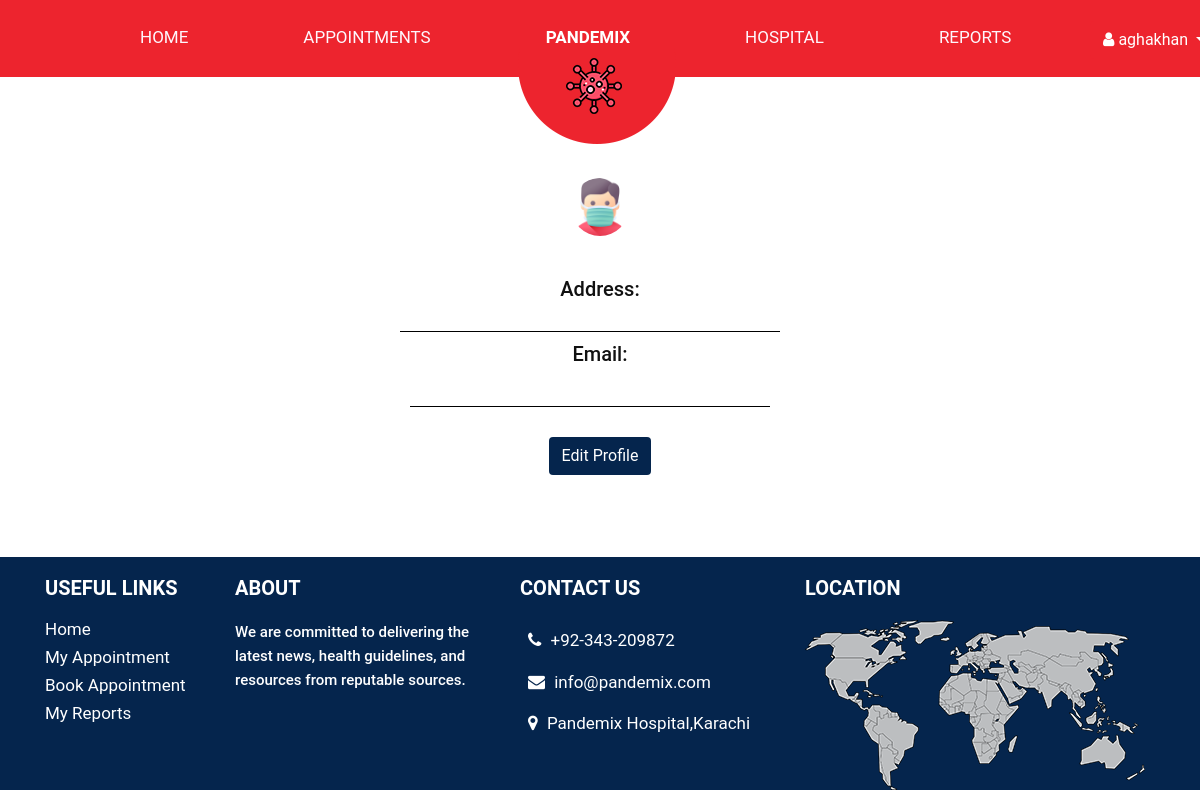
Page /patient/myprofile.php (signed in) on the earlier database version.
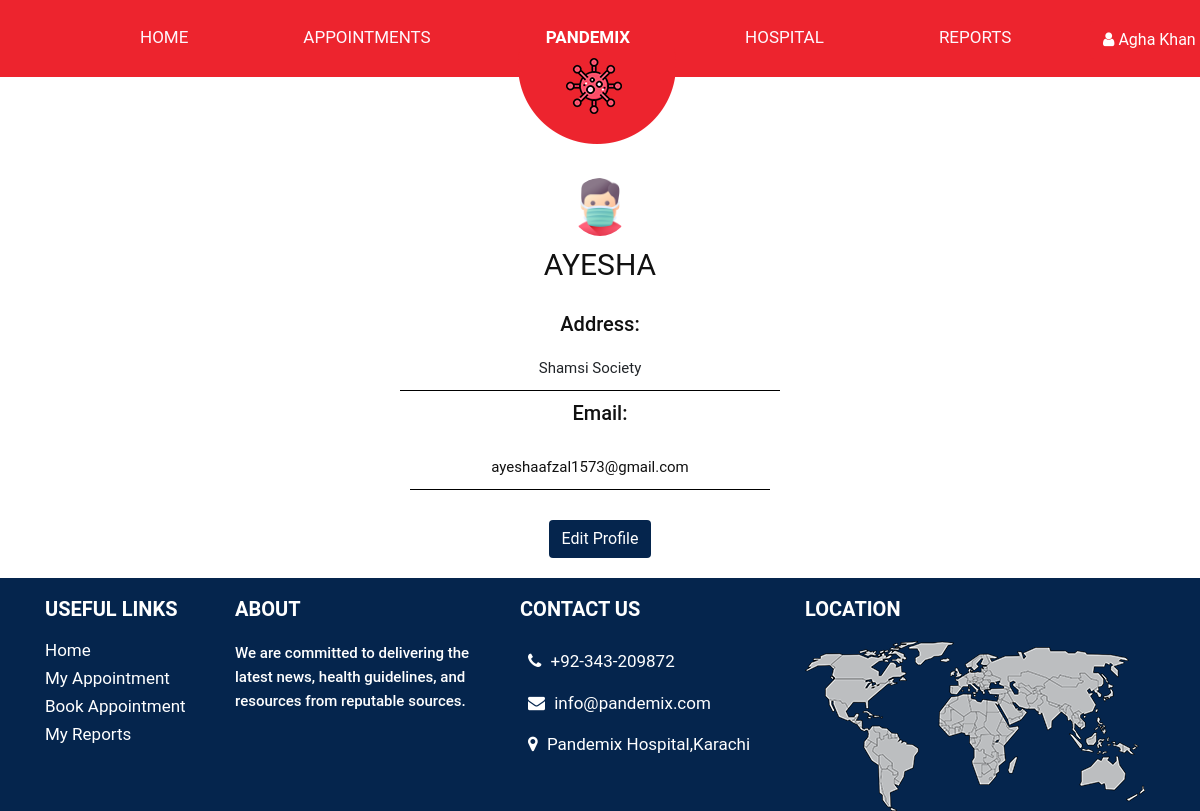
Same page on the later database version.
### tables this page shows
CREATE TABLE `patient` (
  `patient_id` int(11) NOT NULL,
  `patient_name` varchar(255) DEFAULT NULL,
  `address` varchar(255) DEFAULT NULL,
  `email` varchar(255) DEFAULT NULL,
  `password` varchar(255) DEFAULT NULL
);

### patient/myprofile.php (the view, shortened to what the changed rows need)
<?php
include("../connection.php");
?>
<!DOCTYPE html>
<html lang="en">
<head>
    <link rel="stylesheet" href="../css/bootstrap.min.css">
    <link rel="stylesheet" href="patient.css">
    <link rel="stylesheet" href="../css/responsive.css">
    <link rel="stylesheet" href="https://netdna.bootstrapcdn.com/font-awesome/4.0.3/css/font-awesome.css">
    <link rel="stylesheet" href="https://cdnjs.cloudflare.com/ajax/libs/fancybox/2.1.5/jquery.fancybox.min.css"
        media="screen">
    <link rel="stylesheet" href="https://rawgit.com/LeshikJanz/libraries/master/Bootstrap/baguetteBox.min.css">
</head>
<body class="main-layout">
    <header class="header-area">
        <div class="right">
            <button class="btn dropdown-toggle" data-toggle="dropdown" aria-haspopup="true" aria-expanded="false">
                <i class="fa fa-user" aria-hidden="true"></i>
                <?php echo $_SESSION['patient_name']; ?>
            </button>
        </div>
    </header>
    <?php
    $patient_id = $_SESSION['patient_id'];
    $query = "SELECT * FROM `patient` WHERE `patient_id` = $patient_id";
    $result = mysqli_query($con, $query);
    if (mysqli_num_rows($result) > 0) {
        $row = mysqli_fetch_assoc($result);
        $patient_name = $row['patient_name'];
        $address = $row['address'];
        $email = $row['email'];
    }
    ?>
    <div class="container myprofile">
        <div class="row">
            <div class="col-12">
                <h1>
                    <?php echo $patient_name; ?>
                </h1>
            </div>
        </div>
        <div class="row">
            <div class="col-12">
                <h5>Address:
                </h5>
                                <p>
                        <?php echo $address; ?>
                                </p>
            </div>
        </div>
        <div class="row">
            <div class="col-md-12">
                <h5>Email: <h5>
                         <p>
                        <?php echo $email; ?>
                        </p>
            </div>
        </div>
    </div>
</body>
</html>

Differences in the rows shown:
added patient: patient_name "AYESHA", address "Shamsi Society", email "ayeshaafzal1573@gmail.com"
Other differences:
$_SESSION['patient_name']: "aghakhan" → "Agha Khan"
